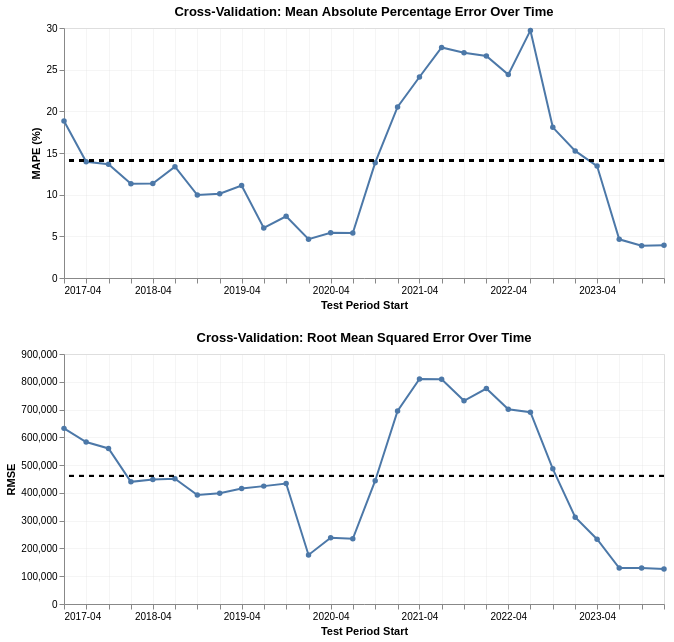

Notebook code cell kept with this figure:
### Code cell
mean_mape = cv_df["mape"].mean()
mean_rmse = cv_df["rmse"].mean()

mape_line = (
    alt.Chart(cv_df)
    .mark_line(point=True, size=2)
    .encode(
        x=alt.X(
            "test_start:T",
            title="Test Period Start",
            axis=alt.Axis(format="%Y-%m"),
        ),
        y=alt.Y("mape:Q", title="MAPE (%)"),
        tooltip=alt.Tooltip(["test_start:T", "mape:Q", "rmse:Q", "mae:Q"]),
    )
)

mape_mean = (
    alt.Chart(cv_df).mark_rule(strokeDash=[5, 5], size=2).encode(y=alt.datum(mean_mape))
)

mape_chart = (mape_line + mape_mean).properties(
    width=600,
    height=250,
    title="Cross-Validation: Mean Absolute Percentage Error Over Time",
)

rmse_line = (
    alt.Chart(cv_df)
    .mark_line(point=True, size=2)
    .encode(
        x=alt.X(
            "test_start:T",
            title="Test Period Start",
            axis=alt.Axis(format="%Y-%m"),
        ),
        y=alt.Y("rmse:Q", title="RMSE"),
    )
)

rmse_mean = (
    alt.Chart(cv_df).mark_rule(strokeDash=[5, 5], size=2).encode(y=alt.datum(mean_rmse))
)

rmse_chart = (rmse_line + rmse_mean).properties(
    width=600, height=250, title="Cross-Validation: Root Mean Squared Error Over Time"
)

chart = alt.vconcat(mape_chart, rmse_chart).configure_axis(grid=True, gridOpacity=0.3)
chart

### Figure 1 — Vega-Lite specification as saved in the notebook (floating-point values rounded to 4 significant figures)
{"config": {"view": {"continuousWidth": 300, "continuousHeight": 300}, "axis": {"grid": true, "gridOpacity": 0.3}}, "vconcat": [{"layer": [{"mark": {"type": "line", "point": true, "size": 2}, "encoding": {"tooltip": [{"field": "test_start", "type": "temporal"}, {"field": "mape", "type": "quantitative"}, {"field": "rmse", "type": "quantitative"}, {"field": "mae", "type": "quantitative"}], "x": {"axis": {"format": "%Y-%m"}, "field": "test_start", "title": "Test Period Start", "type": "temporal"}, "y": {"field": "mape", "title": "MAPE (%)", "type": "quantitative"}}}, {"mark": {"type": "rule", "size": 2, "strokeDash": [5, 5]}, "encoding": {"y": {"datum": 14.13}}}], "height": 250, "title": "Cross-Validation: Mean Absolute Percentage Error Over Time", "width": 600}, {"layer": [{"mark": {"type": "line", "point": true, "size": 2}, "encoding": {"x": {"axis": {"format": "%Y-%m"}, "field": "test_start", "title": "Test Period Start", "type": "temporal"}, "y": {"field": "rmse", "title": "RMSE", "type": "quantitative"}}}, {"mark": {"type": "rule", "size": 2, "strokeDash": [5, 5]}, "encoding": {"y": {"datum": 460800.0}}}], "height": 250, "title": "Cross-Validation: Root Mean Squared Error Over Time", "width": 600}], "data": {"name": "data-d9e9a6a97c77cbdda1657fa8f92ff1ae"}, "$schema": "https://vega.github.io/schema/vega-lite/v6.1.0.json", "datasets": {"data-d9e9a6a97c77cbdda1657fa8f92ff1ae": [{"fold": 1, "train_end": "2017-01-01T00:00:00", "test_start": "2017-04-01T00:00:00", "test_end": "2018-01-01T00:00:00", "train_size": 20, "mae": 490700.0, "rmse": 632300.0, "mape": 18.85, "evi_lag_1_coef": 0.8761}, {"fold": 2, "train_end": "2017-04-01T00:00:00", "test_start": "2017-07-01T00:00:00", "test_end": "2018-04-01T00:00:00", "train_size": 21, "mae": 447300.0, "rmse": 583000.0, "mape": 13.95, "evi_lag_1_coef": 0.8445}, {"fold": 3, "train_end": "2017-07-01T00:00:00", "test_start": "2017-10-01T00:00:00", "test_end": "2018-07-01T00:00:00", "train_size": 22, "mae": 453200.0, "rmse": 560000.0, "mape": 13.66, "evi_lag_1_coef": 0.8091}, {"fold": 4, "train_end": "2017-10-01T00:00:00", "test_start": "2018-01-01T00:00:00", "test_end": "2018-10-01T00:00:00", "train_size": 23, "mae": 353200.0, "rmse": 439800.0, "mape": 11.32, "evi_lag_1_coef": 0.759}, {"fold": 5, "train_end": "2018-01-01T00:00:00", "test_start": "2018-04-01T00:00:00", "test_end": "2019-01-01T00:00:00", "train_size": 24, "mae": 356100.0, "rmse": 448500.0, "mape": 11.34, "evi_lag_1_coef": 0.7571}, {"fold": 6, "train_end": "2018-04-01T00:00:00", "test_start": "2018-07-01T00:00:00", "test_end": "2019-04-01T00:00:00", "train_size": 25, "mae": 367300.0, "rmse": 450700.0, "mape": 13.35, "evi_lag_1_coef": 0.7411}, {"fold": 7, "train_end": "2018-07-01T00:00:00", "test_start": "2018-10-01T00:00:00", "test_end": "2019-07-01T00:00:00", "train_size": 26, "mae": 284600.0, "rmse": 392200.0, "mape": 9.95, "evi_lag_1_coef": 0.7882}, {"fold": 8, "train_end": "2018-10-01T00:00:00", "test_start": "2019-01-01T00:00:00", "test_end": "2019-10-01T00:00:00", "train_size": 27, "mae": 275400.0, "rmse": 398700.0, "mape": 10.11, "evi_lag_1_coef": 0.7109}, {"fold": 9, "train_end": "2019-01-01T00:00:00", "test_start": "2019-04-01T00:00:00", "test_end": "2020-01-01T00:00:00", "train_size": 28, "mae": 317600.0, "rmse": 415600.0, "mape": 11.09, "evi_lag_1_coef": 0.713}, {"fold": 10, "train_end": "2019-04-01T00:00:00", "test_start": "2019-07-01T00:00:00", "test_end": "2020-04-01T00:00:00", "train_size": 29, "mae": 271000.0, "rmse": 424400.0, "mape": 6.01, "evi_lag_1_coef": 0.7171}, {"fold": 11, "train_end": "2019-07-01T00:00:00", "test_start": "2019-10-01T00:00:00", "test_end": "2020-07-01T00:00:00", "train_size": 30, "mae": 303500.0, "rmse": 433600.0, "mape": 7.41, "evi_lag_1_coef": 0.719}, {"fold": 12, "train_end": "2019-10-01T00:00:00", "test_start": "2020-01-01T00:00:00", "test_end": "2020-10-01T00:00:00", "train_size": 31, "mae": 138100.0, "rmse": 176600.0, "mape": 4.66, "evi_lag_1_coef": 0.749}, {"fold": 13, "train_end": "2020-01-01T00:00:00", "test_start": "2020-04-01T00:00:00", "test_end": "2021-01-01T00:00:00", "train_size": 32, "mae": 167500.0, "rmse": 238500.0, "mape": 5.44, "evi_lag_1_coef": 0.7279}, {"fold": 14, "train_end": "2020-04-01T00:00:00", "test_start": "2020-07-01T00:00:00", "test_end": "2021-04-01T00:00:00", "train_size": 33, "mae": 164300.0, "rmse": 234800.0, "mape": 5.39, "evi_lag_1_coef": 0.7296}, {"fold": 15, "train_end": "2020-07-01T00:00:00", "test_start": "2020-10-01T00:00:00", "test_end": "2021-07-01T00:00:00", "train_size": 34, "mae": 302400.0, "rmse": 443900.0, "mape": 13.84, "evi_lag_1_coef": 0.7373}, {"fold": 16, "train_end": "2020-10-01T00:00:00", "test_start": "2021-01-01T00:00:00", "test_end": "2021-10-01T00:00:00", "train_size": 35, "mae": 566200.0, "rmse": 695100.0, "mape": 20.52, "evi_lag_1_coef": 0.7378}, {"fold": 17, "train_end": "2021-01-01T00:00:00", "test_start": "2021-04-01T00:00:00", "test_end": "2022-01-01T00:00:00", "train_size": 36, "mae": 698400.0, "rmse": 810300.0, "mape": 24.12, "evi_lag_1_coef": 0.7485}, {"fold": 18, "train_end": "2021-04-01T00:00:00", "test_start": "2021-07-01T00:00:00", "test_end": "2022-04-01T00:00:00", "train_size": 37, "mae": 714800.0, "rmse": 808900.0, "mape": 27.67, "evi_lag_1_coef": 0.7457}, {"fold": 19, "train_end": "2021-07-01T00:00:00", "test_start": "2021-10-01T00:00:00", "test_end": "2022-07-01T00:00:00", "train_size": 38, "mae": 644200.0, "rmse": 731600.0, "mape": 27.04, "evi_lag_1_coef": 0.7407}, {"fold": 20, "train_end": "2021-10-01T00:00:00", "test_start": "2022-01-01T00:00:00", "test_end": "2022-10-01T00:00:00", "train_size": 39, "mae": 672000.0, "rmse": 775600.0, "mape": 26.64, "evi_lag_1_coef": 0.6896}, {"fold": 21, "train_end": "2022-01-01T00:00:00", "test_start": "2022-04-01T00:00:00", "test_end": "2023-01-01T00:00:00", "train_size": 40, "mae": 601700.0, "rmse": 701300.0, "mape": 24.41, "evi_lag_1_coef": 0.6735}, {"fold": 22, "train_end": "2022-04-01T00:00:00", "test_start": "2022-07-01T00:00:00", "test_end": "2023-04-01T00:00:00", "train_size": 41, "mae": 622600.0, "rmse": 690600.0, "mape": 29.71, "evi_lag_1_coef": 0.6614}, {"fold": 23, "train_end": "2022-07-01T00:00:00", "test_start": "2022-10-01T00:00:00", "test_end": "2023-07-01T00:00:00", "train_size": 42, "mae": 380600.0, "rmse": 486500.0, "mape": 18.08, "evi_lag_1_coef": 0.5713}, {"fold": 24, "train_end": "2022-10-01T00:00:00", "test_start": "2023-01-01T00:00:00", "test_end": "2023-10-01T00:00:00", "train_size": 43, "mae": 266500.0, "rmse": 312500.0, "mape": 15.25, "evi_lag_1_coef": 0.5243}, {"fold": 25, "train_end": "2023-01-01T00:00:00", "test_start": "2023-04-01T00:00:00", "test_end": "2024-01-01T00:00:00", "train_size": 44, "mae": 195600.0, "rmse": 233200.0, "mape": 13.43, "evi_lag_1_coef": 0.5396}, {"fold": 26, "train_end": "2023-04-01T00:00:00", "test_start": "2023-07-01T00:00:00", "test_end": "2024-04-01T00:00:00", "train_size": 45, "mae": 104700.0, "rmse": 129600.0, "mape": 4.64, "evi_lag_1_coef": 0.6083}, {"fold": 27, "train_end": "2023-07-01T00:00:00", "test_start": "2023-10-01T00:00:00", "test_end": "2024-07-01T00:00:00", "train_size": 46, "mae": 92300.0, "rmse": 129600.0, "mape": 3.86, "evi_lag_1_coef": 0.6001}, {"fold": 28, "train_end": "2023-10-01T00:00:00", "test_start": "2024-01-01T00:00:00", "test_end": "2024-10-01T00:00:00", "train_size": 47, "mae": 93890.0, "rmse": 126100.0, "mape": 3.92, "evi_lag_1_coef": 0.6053}]}}
